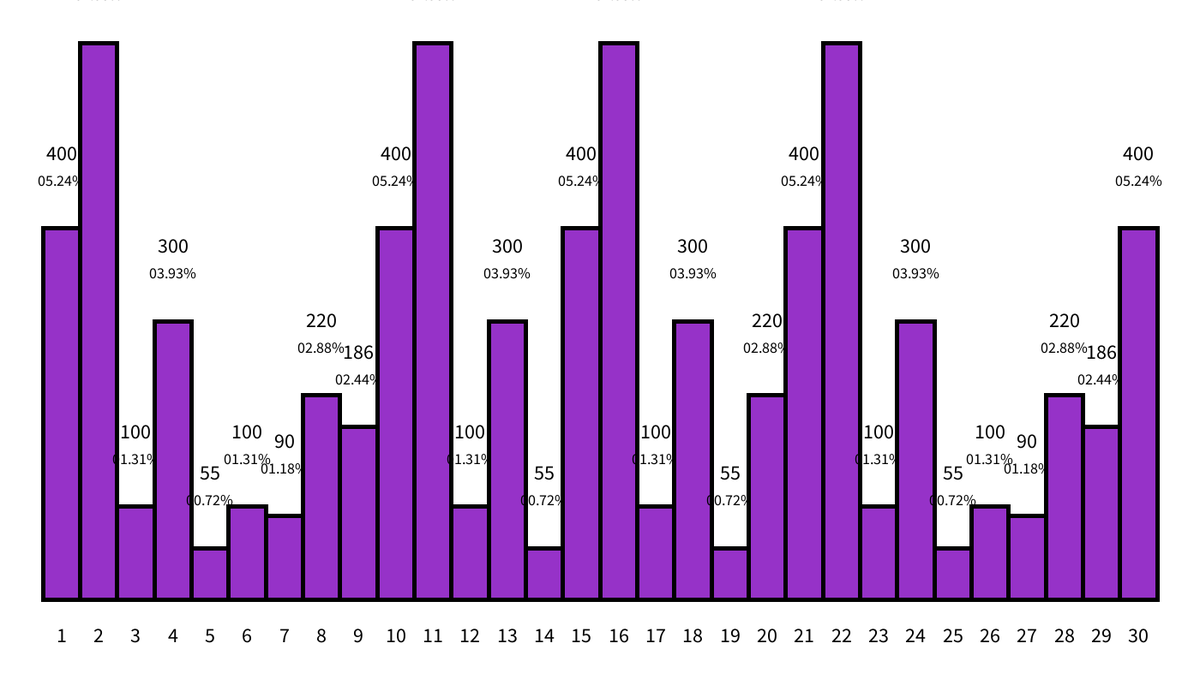
Frame 1 (no input)
Frame 60 (the mouse pressed at the canvas centre just before this capture): identical to frame 1, image omitted
Frame 120 (the mouse held since frame 60 and released just before this capture): identical to frame 1, image omitted

The Processing sketch that drew this single still picture (run headless with seeded random() and noise(); from frame 60 on, the mouse is pressed at the canvas centre):

// Processing sketch: barsDiagram_002
// ── barsDiagram_002.pde
// Elements GUI
// Diagrama de Barres

// Variable
BarsDiagramMonth s;

// Dades del Diagrama (valors)
float[] values  = {400, 600, 100, 300, 55, 100, 90, 220, 186, 400, 
                   600, 100, 300, 55, 400, 600, 100, 300, 55, 220,
                   400, 600, 100, 300, 55, 100, 90, 220, 186, 400 };

// Color de les barres
color colorBars = color(150,50,200);

void setup(){
  size(1400,800);
  
  // Creació del Diagrama de Barres
  s = new BarsDiagramMonth(50, 50, width-100, height - 150);
  
  // Configuració de Dades (textos, valors, colors)
  s.setTexts(30);
  s.setValues(values);
  s.setColors(colorBars);
}

void draw(){
  background(255);
  // Dibuix del Diagrama de Barres
  s.display();
}

// ── BarsDiagramMonth.pde

class BarsDiagramMonth {
  
  // Dimensions del diagrama de Barres
  float x, y, w, h;
  
  // Informació del diagrama (textos, valors i colors)
  String[] texts;
  float[] values;
  float[] percentages;
  color colorBars;
  float maxValue;
  
  // Suma total dels valors
  float total;
  
  // Constructor
  
  BarsDiagramMonth(float x, float y, float w, float h){
    this.x = x; this.y = y; this.w = w; this.h = h;
  }
  
  // Setters
  
  void setTexts(int numDays){
    this.texts = new String[numDays];
    for(int i=1; i<=numDays; i++){
      this.texts[i-1] = String.valueOf(i);
    }
  }
  
  void setValues(float[] v){
    this.values = v;
    this.total = 0;
    this.maxValue = this.values[0];
    for(int i=0; i<values.length; i++){
      this.total += this.values[i];
      if(this.values[i]>this.maxValue){
        maxValue = this.values[i];
      }
    }
    
    this.percentages = new float[values.length];
    for(int i=0; i<percentages.length; i++){
      this.percentages[i] = (this.values[i] / this.total)*100;
    }
  }
  
  void setColors(color c){
    this.colorBars = c;
  }
  
  // Dibuixa el Diagrama de Sectors
  
  void display(){
    pushStyle();
    
    float widthBar = w / (float) this.values.length;
    
    for(int i=0; i<this.values.length; i++){
      
      float barValue = map(this.values[i], 0, maxValue, 0, h);
      float xBar = this.x + widthBar*i;
      
      fill(colorBars); stroke(0); strokeWeight(5);
      rect(xBar, this.y + this.h - barValue, widthBar, barValue);
      
      float textX = xBar + widthBar/2;
      float textY = this.y + this.h + 50;
      fill(0); textAlign(CENTER); textSize(24);
      text(this.texts[i], textX, textY);
      
      float percX = xBar + widthBar/2;
      float percY = this.y + this.h - barValue - 50;
      String percentage = nf(this.percentages[i], 2, 2);
      fill(0); textAlign(CENTER); textSize(18);
      text(percentage+"%", percX, percY);
      
      textSize(24);
      text((int)this.values[i], percX, percY - 30);
      
    }
    popStyle();
  }
  
}
